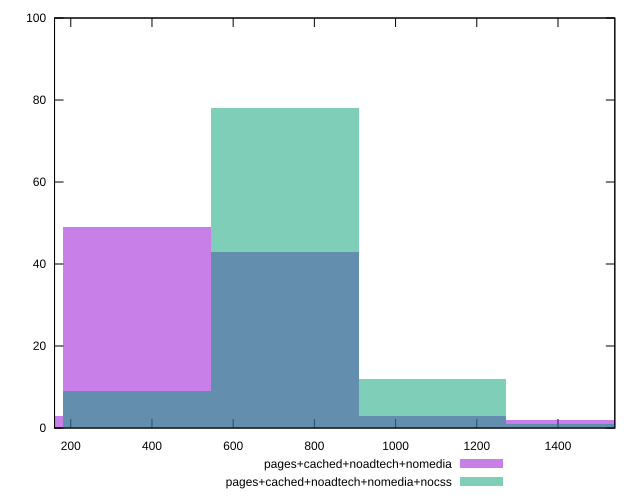

The script that saved this image:
reset

$pagesCachedNoadtechNomedia <<EOF
727.2768855571734 43
363.6384427785867 49
1090.91532833576 3
0 3
1454.5537711143468 2
EOF

$pagesCachedNoadtechNomediaNocss <<EOF
1090.91532833576 12
727.2768855571734 78
363.6384427785867 9
1454.5537711143468 1
EOF

set key outside below
set boxwidth 363.6384427785867
set xrange [160:1540]
set yrange [0:100]
set trange [0:100]
set style fill transparent solid 0.5 noborder
set terminal svg size 640, 500 enhanced background rgb 'white'
set output "report_00015_2021-02-09T16-11-33.973Z/uses-http2/comparison/histogram/3_vs_4.svg"

plot $pagesCachedNoadtechNomedia title "pages+cached+noadtech+nomedia" with boxes, \
     $pagesCachedNoadtechNomediaNocss title "pages+cached+noadtech+nomedia+nocss" with boxes

reset
